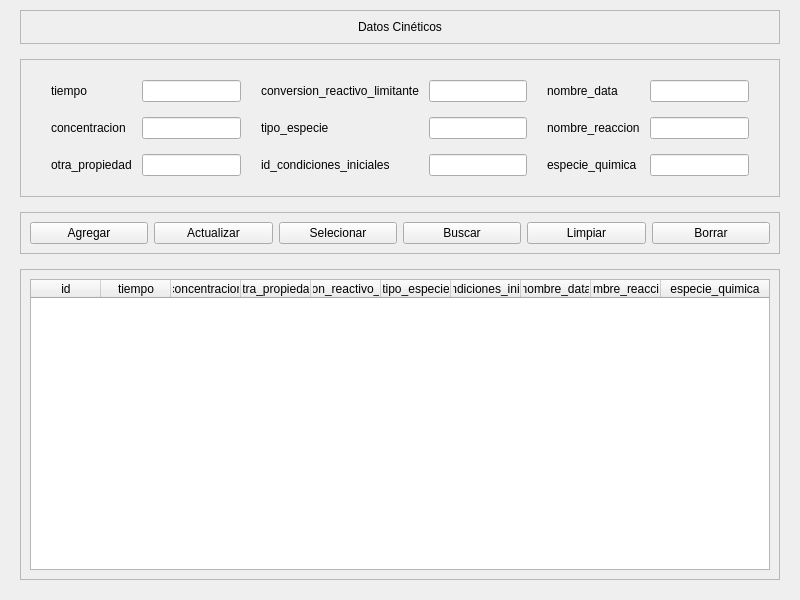
<?xml version="1.0" encoding="UTF-8"?>
<ui version="4.0">
 <class>MainWindow</class>
 <widget class="QMainWindow" name="MainWindow">
  <property name="geometry">
   <rect>
    <x>0</x>
    <y>0</y>
    <width>800</width>
    <height>600</height>
   </rect>
  </property>
  <property name="windowTitle">
   <string>MainWindow</string>
  </property>
  <widget class="QWidget" name="centralwidget">
   <layout class="QGridLayout" name="gridLayout_6">
    <property name="leftMargin">
     <number>20</number>
    </property>
    <property name="topMargin">
     <number>10</number>
    </property>
    <property name="rightMargin">
     <number>20</number>
    </property>
    <property name="bottomMargin">
     <number>20</number>
    </property>
    <property name="verticalSpacing">
     <number>15</number>
    </property>
    <item row="0" column="0">
     <widget class="QFrame" name="frame">
      <property name="frameShape">
       <enum>QFrame::StyledPanel</enum>
      </property>
      <property name="frameShadow">
       <enum>QFrame::Raised</enum>
      </property>
      <layout class="QVBoxLayout" name="verticalLayout">
       <item>
        <widget class="QLabel" name="titulo_label">
         <property name="text">
          <string>Datos Cinéticos</string>
         </property>
         <property name="alignment">
          <set>Qt::AlignCenter</set>
         </property>
        </widget>
       </item>
      </layout>
     </widget>
    </item>
    <item row="1" column="0">
     <widget class="QFrame" name="datos_frame">
      <property name="frameShape">
       <enum>QFrame::StyledPanel</enum>
      </property>
      <property name="frameShadow">
       <enum>QFrame::Raised</enum>
      </property>
      <layout class="QGridLayout" name="gridLayout_4">
       <property name="leftMargin">
        <number>30</number>
       </property>
       <property name="topMargin">
        <number>20</number>
       </property>
       <property name="rightMargin">
        <number>30</number>
       </property>
       <property name="bottomMargin">
        <number>20</number>
       </property>
       <property name="horizontalSpacing">
        <number>20</number>
       </property>
       <property name="verticalSpacing">
        <number>10</number>
       </property>
       <item row="0" column="0">
        <layout class="QGridLayout" name="gridLayout">
         <property name="horizontalSpacing">
          <number>10</number>
         </property>
         <property name="verticalSpacing">
          <number>15</number>
         </property>
         <item row="0" column="0">
          <widget class="QLabel" name="label_2">
           <property name="text">
            <string>tiempo</string>
           </property>
          </widget>
         </item>
         <item row="0" column="1">
          <widget class="QLineEdit" name="tiempo_edit"/>
         </item>
         <item row="1" column="0">
          <widget class="QLabel" name="label_3">
           <property name="text">
            <string>concentracion</string>
           </property>
          </widget>
         </item>
         <item row="1" column="1">
          <widget class="QLineEdit" name="concentracion_edit"/>
         </item>
         <item row="2" column="0">
          <widget class="QLabel" name="label_4">
           <property name="text">
            <string>otra_propiedad</string>
           </property>
          </widget>
         </item>
         <item row="2" column="1">
          <widget class="QLineEdit" name="otra_propiedad_edit"/>
         </item>
        </layout>
       </item>
       <item row="0" column="1">
        <layout class="QGridLayout" name="gridLayout_2">
         <property name="horizontalSpacing">
          <number>10</number>
         </property>
         <property name="verticalSpacing">
          <number>15</number>
         </property>
         <item row="0" column="0">
          <widget class="QLabel" name="label_6">
           <property name="text">
            <string>conversion_reactivo_limitante</string>
           </property>
          </widget>
         </item>
         <item row="0" column="1">
          <widget class="QLineEdit" name="conversion_reactivo_limitante_edit"/>
         </item>
         <item row="1" column="0">
          <widget class="QLabel" name="label_5">
           <property name="text">
            <string>tipo_especie</string>
           </property>
          </widget>
         </item>
         <item row="1" column="1">
          <widget class="QLineEdit" name="tipo_especie_edit"/>
         </item>
         <item row="2" column="0">
          <widget class="QLabel" name="label_7">
           <property name="text">
            <string>id_condiciones_iniciales</string>
           </property>
          </widget>
         </item>
         <item row="2" column="1">
          <widget class="QLineEdit" name="id_condiciones_iniciales_edit"/>
         </item>
        </layout>
       </item>
       <item row="0" column="2">
        <layout class="QGridLayout" name="gridLayout_3">
         <property name="horizontalSpacing">
          <number>10</number>
         </property>
         <property name="verticalSpacing">
          <number>15</number>
         </property>
         <item row="0" column="0">
          <widget class="QLabel" name="label_8">
           <property name="text">
            <string>nombre_data</string>
           </property>
          </widget>
         </item>
         <item row="0" column="1">
          <widget class="QLineEdit" name="nombre_data_edit"/>
         </item>
         <item row="1" column="0">
          <widget class="QLabel" name="label_9">
           <property name="text">
            <string>nombre_reaccion</string>
           </property>
          </widget>
         </item>
         <item row="1" column="1">
          <widget class="QLineEdit" name="nombre_reaccion_edit"/>
         </item>
         <item row="2" column="0">
          <widget class="QLabel" name="label_10">
           <property name="text">
            <string>especie_quimica</string>
           </property>
          </widget>
         </item>
         <item row="2" column="1">
          <widget class="QLineEdit" name="especie_quimica_edit"/>
         </item>
        </layout>
       </item>
      </layout>
     </widget>
    </item>
    <item row="2" column="0">
     <widget class="QFrame" name="funciones_frame">
      <property name="frameShape">
       <enum>QFrame::StyledPanel</enum>
      </property>
      <property name="frameShadow">
       <enum>QFrame::Raised</enum>
      </property>
      <layout class="QHBoxLayout" name="horizontalLayout">
       <item>
        <widget class="QPushButton" name="agregar_btn">
         <property name="text">
          <string>Agregar</string>
         </property>
        </widget>
       </item>
       <item>
        <widget class="QPushButton" name="actualizar_btn">
         <property name="text">
          <string>Actualizar</string>
         </property>
        </widget>
       </item>
       <item>
        <widget class="QPushButton" name="selecionar_btn">
         <property name="text">
          <string>Selecionar</string>
         </property>
        </widget>
       </item>
       <item>
        <widget class="QPushButton" name="buscar_btn">
         <property name="text">
          <string>Buscar</string>
         </property>
        </widget>
       </item>
       <item>
        <widget class="QPushButton" name="limpiar_btn">
         <property name="text">
          <string>Limpiar</string>
         </property>
        </widget>
       </item>
       <item>
        <widget class="QPushButton" name="borrar_btn">
         <property name="text">
          <string>Borrar</string>
         </property>
        </widget>
       </item>
      </layout>
     </widget>
    </item>
    <item row="3" column="0">
     <widget class="QFrame" name="resultado_frame">
      <property name="frameShape">
       <enum>QFrame::StyledPanel</enum>
      </property>
      <property name="frameShadow">
       <enum>QFrame::Raised</enum>
      </property>
      <layout class="QGridLayout" name="gridLayout_5">
       <item row="0" column="0">
        <widget class="QTableWidget" name="tableWidget">
         <property name="focusPolicy">
          <enum>Qt::NoFocus</enum>
         </property>
         <property name="showGrid">
          <bool>false</bool>
         </property>
         <attribute name="horizontalHeaderMinimumSectionSize">
          <number>50</number>
         </attribute>
         <attribute name="horizontalHeaderDefaultSectionSize">
          <number>70</number>
         </attribute>
         <attribute name="horizontalHeaderStretchLastSection">
          <bool>true</bool>
         </attribute>
         <attribute name="verticalHeaderVisible">
          <bool>false</bool>
         </attribute>
         <column>
          <property name="text">
           <string>id</string>
          </property>
         </column>
         <column>
          <property name="text">
           <string>tiempo</string>
          </property>
         </column>
         <column>
          <property name="text">
           <string>concentracion</string>
          </property>
         </column>
         <column>
          <property name="text">
           <string>otra_propiedad</string>
          </property>
         </column>
         <column>
          <property name="text">
           <string>conversion_reactivo_limitante</string>
          </property>
         </column>
         <column>
          <property name="text">
           <string>tipo_especie</string>
          </property>
         </column>
         <column>
          <property name="text">
           <string>id_condiciones_iniciales</string>
          </property>
         </column>
         <column>
          <property name="text">
           <string>nombre_data</string>
          </property>
         </column>
         <column>
          <property name="text">
           <string>nombre_reaccion</string>
          </property>
         </column>
         <column>
          <property name="text">
           <string>especie_quimica</string>
          </property>
         </column>
        </widget>
       </item>
      </layout>
     </widget>
    </item>
   </layout>
  </widget>
 </widget>
 <resources/>
 <connections/>
</ui>
